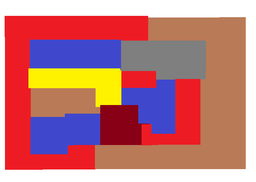
#> input picture map.png, 256 x 182 px, shrunk from 774 x 551 before the run
$ python Assignment2_map_coloring.py
#> lines starting #> are read from the running program, lines starting #| are printed output that depends on the picture; after the words box and inside, x2 and y2 are one past the last pixel; in counts of white or black regions, pixels touching at a corner belong together
import cv2
import numpy as np
import sys
from matplotlib import pyplot as plt

try:
	MAP_IMAGE_PATH = 'map.png'
except IndexError:
	print("Error: please specify an image.")
	exit(0)
ESCAPE_KEY_CHARACTER = 27
NO_COLOR = -1
NOT_MARKED = -1
BACKGROUND_MARK = -2
SLEEP_TIME_IN_MILLISECONDS = 100
MINIMUM_BORDER_WIDTH_RATIO = 0.15
IMPORTANT_COLOR_HIGH_THRESHOLD = 256 - 35
IMPORTANT_COLOR_LOW_THRESHOLD = 35
MINIMUM_REGION_AREA_RATIO = 0.0005
MAXIMUM_NEIGHBOR_PIXEL_COLOR_DIFFERENCE = 50
INF = 10 ** 30
MAXIMUM_NUMBER_OF_REGIONS = 1000
COLORING_COLORS = [(255, 0, 0), (0, 255, 0), (0, 0, 255), (0, 255, 255)]
DX = [-1, +1, 0, 0]
DY = [0, 0, -1, +1]
SHARPEN_KERNEL = np.array([[-1, -1, -1], [-1, 9, -1], [-1, -1, -1]])
MAXIMUM_IMAGE_WIDTH = 1000
MAXIMUM_IMAGE_HEIGHT = 1000

image = cv2.imread(MAP_IMAGE_PATH, cv2.IMREAD_COLOR)
#> image is the input picture: shape (182, 256, 3); mean B, G, R 124.3, 122.8, 191.1
height = len(image)
#> height = 182
width = len(image[0])
#> width = 256
if width > MAXIMUM_IMAGE_WIDTH or height > MAXIMUM_IMAGE_HEIGHT:
	print("Error: please specify an image with smaller dimensions.")
	exit(0)
total_area = width * height
#> total_area = 46592
mark = [[NOT_MARKED for i in range(width)] for j in range(height)]
nodes = []
regions = [[] for i in range(MAXIMUM_NUMBER_OF_REGIONS)]
regions_border = [[] for i in range(MAXIMUM_NUMBER_OF_REGIONS)]
nodes_color = [NO_COLOR for i in range(MAXIMUM_NUMBER_OF_REGIONS)]

class Node:
	def __init__(self, node_id, node_x, node_y):
		self.id = node_id
		self.x = node_x
		self.y = node_y
		self.adj = []
	def add_edge(self, node):
		self.adj.append(node.id)

def apply_threshold():
	for y in range(height):
		for x in range(width):
			b, g, r = image[y][x]
			r, g, b = int(r), int(g), int(b)
			if r + g + b < IMPORTANT_COLOR_LOW_THRESHOLD * 3:
				image[y][x] = (255, 255, 255)
				mark[y][x] = BACKGROUND_MARK
			if r + g + b > IMPORTANT_COLOR_HIGH_THRESHOLD * 3:
				image[y][x] = (255, 255, 255)
				mark[y][x] = BACKGROUND_MARK
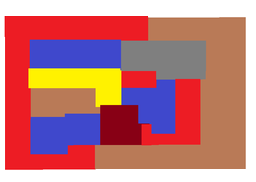
#> image: shape (182, 256, 3); 2.61% of pixels changed, all inside (x1, y1, x2, y2) = (2, 13, 248, 172)
#> after the loop, mark = 182 items

def whiten_background():
	for y in range(height):
		for x in range(width):
			#change
			if mark[y][x] == NOT_MARKED or mark[y][x] == BACKGROUND_MARK:
				image[y][x] = (255, 255, 255)

def get_all_regions_pixels():
	for y in range(height):
		for x in range(width):
			region_mark = mark[y][x]
			regions[region_mark].append((x, y))
			if is_on_border(x, y):
				regions_border[region_mark].append((x, y))

def find_graph_nodes():
	for y in range(height):
		for x in range(width):
			if mark[y][x] == NOT_MARKED:
				color_area = get_region_area(x, y, NOT_MARKED, len(nodes))
				if color_area > MINIMUM_REGION_AREA_RATIO * total_area:
					nodes.append(Node(len(nodes), x, y))
				else:
					get_region_area(x, y, len(nodes), NOT_MARKED)
	get_all_regions_pixels()

def is_inside(x, y):
	if x < 0 or x >= width or y < 0 or y >= height:
		return False
	return True

def is_on_border(x, y):
	if mark[y][x] == BACKGROUND_MARK:
		return False
	for k in range(4):
		x2 = x + DX[k]
		y2 = y + DY[k]
		if is_inside(x2, y2) and mark[y2][x2] == BACKGROUND_MARK:
			return True
	return False

def same_pixel_colors(x1, y1, x2, y2):
	if not is_inside(x1, y1) or not is_inside(x2, y2):
		return False
	b1, g1, r1 = image[y1][x1]
	b2, g2, r2 = image[y2][x2]
	r1, g1, b1 = int(r1), int(g1), int(b1)
	r2, g2, b2 = int(r2), int(g2), int(b2)
	diff = abs(r1 - r2) + abs(g1 - g2) + abs(b1 - b2)
	return diff <= 3 * MAXIMUM_NEIGHBOR_PIXEL_COLOR_DIFFERENCE

def get_region_area(start_x, start_y, src_mark, dst_mark):
	if not is_inside(start_x, start_y) or mark[start_y][start_x] != src_mark:
		return 0
	color_area = 0
	queue = [(start_x, start_y)]
	mark[start_y][start_x] = dst_mark
	while queue:
		x, y = queue.pop(0)
		mark[y][x] = dst_mark
		color_area += 1
		for k in range(4):
			x2 = x + DX[k]
			y2 = y + DY[k]
			if is_inside(x2, y2) and mark[y2][x2] == src_mark and same_pixel_colors(x, y, x2, y2):
				mark[y2][x2] = dst_mark
				queue.append((x2, y2))
	return color_area

def are_adjacent(node1:Node, node2:Node):
	start_x, start_y = node1.x, node1.y
	end_x, end_y = node2.x, node2.y
	min_distance_sqr = INF
	for u in regions_border[mark[start_y][start_x]]:
		for v in regions_border[mark[end_y][end_x]]:
			tmp_distance_sqr = (u[0] - v[0]) * (u[0] - v[0]) + (u[1] - v[1]) * (u[1] - v[1])
			if tmp_distance_sqr < min_distance_sqr:
				min_distance_sqr = tmp_distance_sqr
				start_x, start_y = u[0], u[1]
				end_x, end_y = v[0], v[1]
	dx, dy = end_x - start_x, end_y - start_y
	if abs(dx) + abs(dy) <= 1:
		return True
	dx, dy = float(dx), float(dy)
	border_width_threshold = MINIMUM_BORDER_WIDTH_RATIO * (width * width + height * height)
	if min_distance_sqr >= border_width_threshold:
		return False
	total_steps = int(2 * ((width * width + height * height) ** 0.5))
	for i in range(total_steps):
		x = int(start_x + i * dx / total_steps + 0.5)
		y = int(start_y + i * dy / total_steps + 0.5)
		if mark[y][x] >= 0 and (x != start_x or y != start_y) and (x != end_x or y != end_y):
			return False
	return True

def add_graph_edges():
	for i in range(len(nodes)):
		for j in range(len(nodes)):
			if j > i and are_adjacent(nodes[i], nodes[j]):
				nodes[i].add_edge(nodes[j])
				nodes[j].add_edge(nodes[i])

def change_region_color(node:Node, pixel_color):
	region_idx = mark[node.y][node.x]
	for i in range(len(regions[region_idx])):
		x = regions[region_idx][i][0]
		y = regions[region_idx][i][1]
		image[y][x] = pixel_color

def colorize_map(node_index):
	if node_index == len(nodes):
		for i in range(len(nodes)):
			change_region_color(nodes[i], COLORING_COLORS[nodes_color[i]])
		cv2.imshow('Colorized Map', image)
		key = cv2.waitKey(SLEEP_TIME_IN_MILLISECONDS)
		if key == ESCAPE_KEY_CHARACTER:
			cv2.destroyAllWindows()
			exit()
		return
	for i in range(len(COLORING_COLORS)):
		is_color_valid = True
		for u in nodes[node_index].adj:
			if nodes_color[u] == i:
				is_color_valid = False
				break
		if is_color_valid:
			nodes_color[node_index] = i
			colorize_map(node_index + 1)
			nodes_color[node_index] = NO_COLOR

cv2.imshow('Original Map', image)

print('Please wait for preprocessing...')

apply_threshold()
image = cv2.medianBlur(image, 3)
apply_threshold()
image = cv2.filter2D(image, -1, SHARPEN_KERNEL)
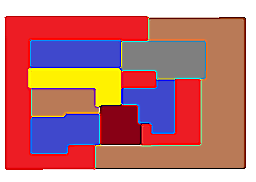
#> image: shape (182, 256, 3); mean B, G, R 123.5, 122.2, 188.5
apply_threshold()
#> after the loop in apply_threshold (call 3), `for y in range(height):`:
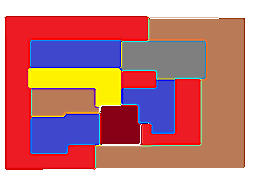
#> image: shape (182, 256, 3); 1.25% of pixels changed, all inside (x1, y1, x2, y2) = (4, 16, 246, 170)

find_graph_nodes()
#> the loop in find_graph_nodes, `for y in range(height):` made 182 passes
add_graph_edges()

#whiten_background()

print('Preprocessing finished.')

colorize_map(0)
#> the loop in colorize_map, `for i in range(len(COLORING_COLORS)):` made 1 pass; (key Esc is pressed on pass 1)
#> pass 1, in colorize_map (call 19), `cv2.imshow('Colorized Map', image)`:
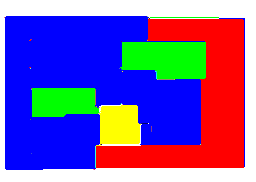
#> window 'Colorized Map': shape (182, 256, 3); mean B, G, R 167.8, 90.3, 118.3
#> (the program exits here)
